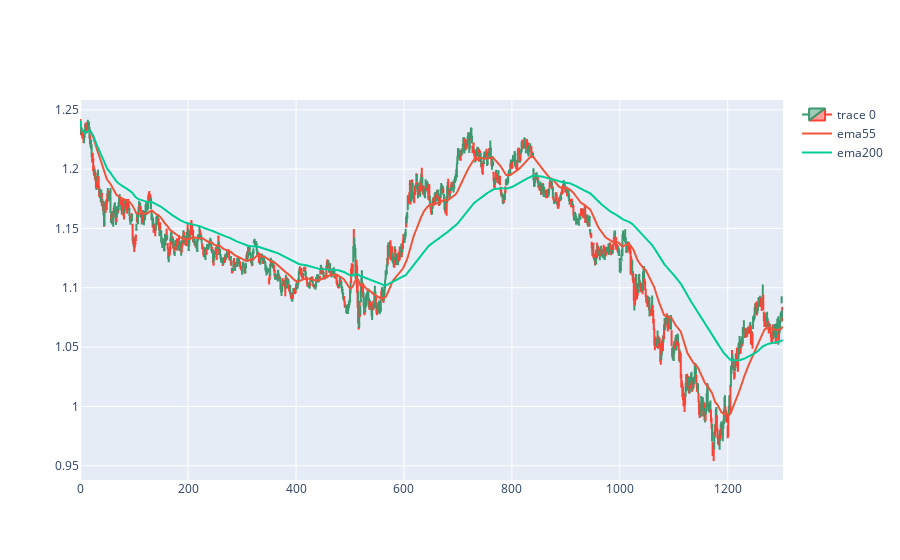

The notebook cell saved with this chart:
### Code cell
fig = go.Figure(
    data=
        [go.Candlestick(x=df.index,  open=df['Open'], high=df['High'], low=df['Low'], close=df['Close']),
         go.Scatter(x=df.index, y=df['ema55'], name='ema55'),
         go.Scatter(x=df.index, y=df['ema200'], name='ema200')
        ])


fig.update_layout(xaxis_rangeslider_visible=False)
fig.show()

### Figure 1 — Plotly figure (JSON) as saved in the notebook; plotly's stock layout.template omitted (floating-point values rounded to 4 significant figures; data arrays with more than 128 entries replaced by an {"elided": "..."} marker saying what was removed)
{"data": [{"close": {"elided": "1303 float values"}, "high": {"elided": "1303 float values"}, "low": {"elided": "1303 float values"}, "open": {"elided": "1303 float values"}, "type": "candlestick", "x": {"elided": "1303 int values"}}, {"name": "ema55", "type": "scatter", "x": {"elided": "1303 int values"}, "y": {"elided": "1303 float values"}}, {"name": "ema200", "type": "scatter", "x": {"elided": "1303 int values"}, "y": {"elided": "1303 float values"}}], "layout": {"xaxis": {"rangeslider": {"visible": false}}}}
